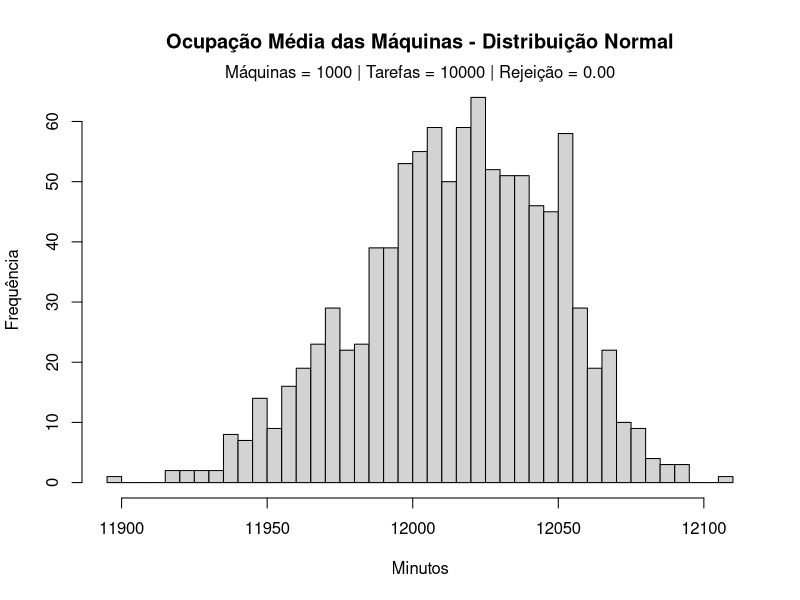

The R script that drew this image:
m1 <- read.table("machines_1.dat", header=TRUE)
m2 <- read.table("machines_2.dat", header=TRUE)
m3 <- read.table("machines_3.dat", header=TRUE)
m4 <- read.table("machines_4.dat", header=TRUE)
m5 <- read.table("machines_5.dat", header=TRUE)
m6 <- read.table("machines_6.dat", header=TRUE)
m7 <- read.table("machines_7.dat", header=TRUE)
m8 <- read.table("machines_8.dat", header=TRUE)
m9 <- read.table("machines_9.dat", header=TRUE)
m10 <- read.table("machines_10.dat", header=TRUE)
m11 <- read.table("machines_11.dat", header=TRUE)
m12 <- read.table("machines_12.dat", header=TRUE)
x <- m1$ocp + m2$ocp + m3$ocp + m4$ocp + m5$ocp + m6$ocp + m7$ocp + m8$ocp + m9$ocp + m10$ocp + m11$ocp + m12$ocp
y <- x/12
disp <- sqrt(var(y))/mean(y)
write(y, "medias.dat", 1)
hist(y, main="Ocupação Média das Máquinas - Distribuição Normal", xlab="Minutos", ylab="Frequência", nclass=50)
mtext("Máquinas = 1000 | Tarefas = 10000 | Rejeição = 0.00", side=3)